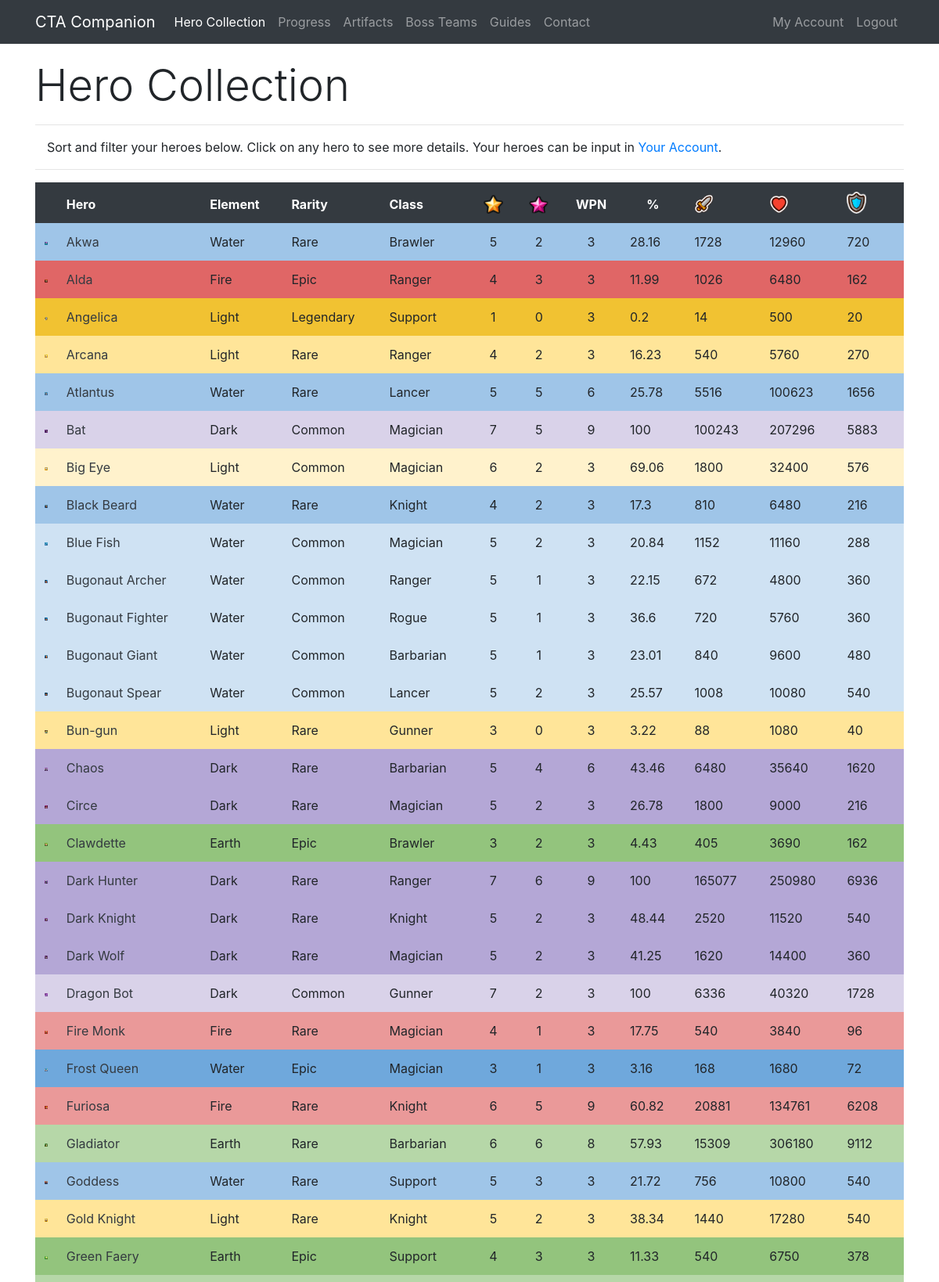
The app's page /collection/Cayumi (signed in, upper part) with its own data.
### app/models.py (models this page shows, shortened)
class Hero(db.Model):
    id = db.Column(db.Integer, primary_key=True)
    level = db.Column(db.Integer, index=True)
    awaken = db.Column(db.Integer, index=True)
    wpn = db.Column(db.Integer, index=True)
    medals = db.Column(db.Integer, index=True)
    runedAtk = db.Column(db.Integer, index=True)
    runedHp = db.Column(db.Integer, index=True)
    runedDef = db.Column(db.Integer, index=True)
    runedAps = db.Column(db.Integer, index=True)
    runedCrit = db.Column(db.Integer, index=True)
    runedCritDmg = db.Column(db.Integer, index=True)
    user_id = db.Column(db.Integer, db.ForeignKey('user.id'))
    base_id = db.Column(db.Integer, db.ForeignKey('base.id'))
    def atk(self):
        runedAttack = self.runedAtk
        base = self.baseStats.atk
        level = self.level
        awaken = self.awaken
        atk = int(base * (2 ** (level - 1)) * (1.5 ** awaken))
        runedAtk = atk + (atk * (runedAttack / 100))
        return int(runedAtk)
    def hp(self):
        runedHP = self.runedHp
        base = self.baseStats.hp
        level = self.level
        awaken = self.awaken
        hp = int(base * (2 ** (level - 1)) * (1.5 ** awaken))
        runedHP = hp + (hp * (runedHP / 100))
        return int(runedHP)
    def defense(self):
        runedDef = self.runedDef
        base = self.baseStats.defense
        level = self.level
        awaken = self.awaken
        defense = int(base * (2 ** (level - 1)) * (1.5 ** awaken))
        runedDef = defense + (defense * (runedDef / 100))
        return int(runedDef)
    def progress(self):
        level = self.level
        medals = self.medals
        if level == 0:
            accumulated = 0
            total = accumulated + medals
        elif level == 1:
            accumulated = 10
            total = accumulated + medals
        elif level == 2:
            accumulated = 30
            total = accumulated + medals
        elif level == 3:
            accumulated = 80
            total = accumulated + medals
        elif level == 4:
            accumulated = 280
            total = accumulated + medals
        elif level == 5:
            accumulated = 880
            total = accumulated + medals
        elif level == 6:
            accumulated = 2380
            total = accumulated + medals
        elif level == 7:
            accumulated = 4880
            total = accumulated + medals
        total = (total / 4880) * 100
        if total == 100:
            return int(total)
        return round(total, 2)

class Base(db.Model):
    id = db.Column(db.Integer, primary_key=True)
    name = db.Column(db.String(32), index=True, unique=True)
    nameSafe = db.Column(db.String(32), index=True, unique=True)
    job = db.Column(db.String(16), index=True)
    rarity = db.Column(db.String(16), index=True)
    element = db.Column(db.String(16), index=True)
    gender = db.Column(db.String(16), index=True)
    crusher = db.Column(db.Integer, index=True)
    fly = db.Column(db.Integer, index=True)
    blitz = db.Column(db.Integer, index=True)
    atk = db.Column(db.Integer, index=True)
    hp = db.Column(db.Integer, index=True)
    defense = db.Column(db.Integer, index=True)
    crit = db.Column(db.Integer, index=True)
    critDmg = db.Column(db.Integer, index=True)
    movespeed = db.Column(db.Integer, index=True)
    aps = db.Column(db.Integer, index=True)
    arange = db.Column(db.Integer, index=True)
    resistance = db.Column(db.Integer, index=True)
    frenzy = db.Column(db.Integer, index=True)
    dodge = db.Column(db.Integer, index=True)
    stun = db.Column(db.Integer, index=True)
    stunTime = db.Column(db.Integer, index=True)
    aoe = db.Column(db.Integer, index=True)
    ult = db.Column(db.Integer, index=True)
    kshp = db.Column(db.Integer, index=True)
    gold = db.Column(db.Integer, index=True)
    freeze = db.Column(db.Integer, index=True)
    freezeTime = db.Column(db.Integer, index=True)
    freezeDmg = db.Column(db.Integer, index=True)
    burn = db.Column(db.Integer, index=True)
    burnTime = db.Column(db.Integer, index=True)
    burnDmg = db.Column(db.Integer, index=True)
    poison = db.Column(db.Integer, index=True)
    poisonTime = db.Column(db.Integer, index=True)
    poisonDmg = db.Column(db.Integer, index=True)
    sp2 = db.Column(db.Integer, index=True)
    sp2num = db.Column(db.Integer, index=True)
    buffElement = db.Column(db.String(16), index=True)
    buffType = db.Column(db.Integer, index=True)
    buffStat = db.Column(db.String(16), index=True)
    buff = db.Column(db.Integer, index=True)
    heroes = db.relationship('Hero', backref='baseStats', lazy='dynamic')

### app/routes.py (the view)
@app.route('/collection/<username>')
@login_required
def collection(username):
    user = User.query.filter_by(username=username).first_or_404()
    heroes = Hero.query.filter_by(player=user)
    heroactive = 1
    return render_template('collection.html', user=user, heroes=heroes, title='Hero Collection', heroactive=heroactive)

### app/models.py (called while the page is built)
@login.user_loader
def load_user(id):
    return User.query.get(int(id))

### app/templates/collection.html (shortened to what this page needs)
{% extends "base.html" %}
{% block content %}
 <div class="row pt-3">
    <div class="col-lg-12">
      <h1 class="display-4">Hero Collection</h1>
      <hr>
      <p class="instructions">Sort and filter your heroes below. Click on any hero to see more details. Your heroes can be input in <a href="{{ url_for('account', username=current_user.username) }}">Your Account</a>.</p>
        <hr>
    </div>
 </div>
  <div class="row">
    <div class="col-lg-12">
<table id="ctac" class="table table-borderless" style="width:100%">
        <thead class="thead-dark">
            <tr>
                <th data-priority="1">&nbsp;</th>
                <th data-priority="2">Hero</th>
                <th data-priority="12">Element</th>
                <th data-priority="11">Rarity</th>
                <th data-priority="10">Class</th>
                <th data-priority="3" class="text-center"><img src="{{ url_for('static', filename='star.png') }}" width="25" alt="Star Level"></th>
                <th data-priority="4" class="text-center"><img src="{{ url_for('static', filename='awaken.png') }}" width="25" alt="Awaken"></th>
                <th data-priority="5" class="text-center">WPN</th>
                <th data-priority="6" class="text-center">%</th>
                <th data-priority="7"><img src="{{ url_for('static', filename='atk.png') }}" width="25" alt="Attack"></th>
                <th data-priority="8"><img src="{{ url_for('static', filename='hp.png') }}" width="25" alt="HP"></th>
                <th data-priority="9"><img src="{{ url_for('static', filename='def.png') }}" width="25" alt="Defense"></th>
            </tr>
        </thead>
        <tbody>
        {% for i in heroes %}
        {% if i.level > 0 %}
        <tr>
            <td class="{{i.baseStats.element}}{{i.baseStats.rarity}}" width="25"><img class="img-fluid" src="/static/{{i.baseStats.nameSafe}}.png" alt="{{i.baseStats.name}}"></td>
            <td class="{{i.baseStats.element}}{{i.baseStats.rarity}}"><a class="text-dark" href="{{ url_for('hero', heroid=i.id) }}">{{ i.baseStats.name }}</a></td>
            <td class="{{i.baseStats.element}}{{i.baseStats.rarity}}">{{ i.baseStats.element }}</td>
            <td class="{{i.baseStats.element}}{{i.baseStats.rarity}}">{{ i.baseStats.rarity }}</td>
            <td class="{{i.baseStats.element}}{{i.baseStats.rarity}}">{{ i.baseStats.job }}</td>
            <td class="text-center {{i.baseStats.element}}{{i.baseStats.rarity}}">{{ i.level }}</td>
            <td class="text-center {{i.baseStats.element}}{{i.baseStats.rarity}}">{{ i.awaken }}</td>
            <td class="text-center {{i.baseStats.element}}{{i.baseStats.rarity}}">{{ i.wpn }}</td>
            <td class="text center {{i.baseStats.element}}{{i.baseStats.rarity}}">{{ i.progress() }}</td>
            <td class="{{i.baseStats.element}}{{i.baseStats.rarity}}">{{ i.atk() }}</td>
            <td class="{{i.baseStats.element}}{{i.baseStats.rarity}}">{{ i.hp() }}</td>
            <td class="{{i.baseStats.element}}{{i.baseStats.rarity}}">{{ i.defense() }}</td>
        </tr>
        {% endif %}
        {% endfor %}
        </tbody>
</table>
    </div>
  </div>
<hr><br><br>
{% endblock %}

### app/static/style.css (style rules this page uses)
.WaterCommon { background-color: #CFE2F3; padding: 8px; }
.WaterRare { background-color: #9FC5E8; padding: 8px; }
.WaterEpic { background-color: #6FA8DC; padding: 8px; }
.FireRare { background-color: #EA9999; padding: 8px; }
.FireEpic { background-color: #E06666; padding: 8px; }
.EarthRare { background-color: #B6D7A8; padding: 8px; }
.EarthEpic { background-color: #93C47D; padding: 8px; }
.LightCommon { background-color: #FFF2CC; padding: 8px; }
.LightRare { background-color: #FFE599; padding: 8px; }
.LightLegendary { background-color: #F1C232; padding: 8px; }
.DarkCommon { background-color: #D9D2E9; padding: 8px; }
.DarkRare { background-color: #B4A7D6; padding: 8px; }
.instructions { padding-left: 15px; }

### app/templates/base.html (style rules this page uses)
html { position: relative; min-height: 100%; }
body { margin-bottom: 40px; }

### records on screen
Hero: baseStats.nameSafe (picture), baseStats.name "Akwa", baseStats.element "Water", baseStats.rarity "Rare", baseStats.job "Brawler", level "5", awaken "2", wpn "3", progress "28.16", atk "1728", hp "12960", defense "720"
Hero: baseStats.nameSafe (picture), baseStats.name "Alda", baseStats.element "Fire", baseStats.rarity "Epic", baseStats.job "Ranger", level "4", awaken "3", wpn "3", progress "11.99", atk "1026", hp "6480", defense "162"
Hero: baseStats.nameSafe (picture), baseStats.name "Angelica", baseStats.element "Light", baseStats.rarity "Legendary", baseStats.job "Support", level "1", awaken "0", wpn "3", progress "0.2", atk "14", hp "500", defense "20"
Hero: baseStats.nameSafe (picture), baseStats.name "Arcana", baseStats.element "Light", baseStats.rarity "Rare", baseStats.job "Ranger", level "4", awaken "2", wpn "3", progress "16.23", atk "540", hp "5760", defense "270"
Hero: baseStats.nameSafe (picture), baseStats.name "Atlantus", baseStats.element "Water", baseStats.rarity "Rare", baseStats.job "Lancer", level "5", awaken "5", wpn "6", progress "25.78", atk "5516", hp "100623", defense "1656"
Hero: shows a picture, baseStats.name "Bat", baseStats.element "Dark", baseStats.rarity "Common", baseStats.job "Magician", level "7", awaken "5", wpn "9", progress "100", atk "100243", hp "207296", defense "5883"
Hero: baseStats.nameSafe (picture), baseStats.name "Big Eye", baseStats.element "Light", baseStats.rarity "Common", baseStats.job "Magician", level "6", awaken "2", wpn "3", progress "69.06", atk "1800", hp "32400", defense "576"
Hero: baseStats.nameSafe (picture), baseStats.name "Black Beard", baseStats.element "Water", baseStats.rarity "Rare", baseStats.job "Knight", level "4", awaken "2", wpn "3", progress "17.3", atk "810", hp "6480", defense "216"
Hero: baseStats.nameSafe (picture), baseStats.name "Blue Fish", baseStats.element "Water", baseStats.rarity "Common", baseStats.job "Magician", level "5", awaken "2", wpn "3", progress "20.84", atk "1152", hp "11160", defense "288"
Hero: baseStats.nameSafe (picture), baseStats.name "Bugonaut Archer", baseStats.element "Water", baseStats.rarity "Common", baseStats.job "Ranger", level "5", awaken "1", wpn "3", progress "22.15", atk "672", hp "4800", defense "360"
Hero: baseStats.nameSafe (picture), baseStats.name "Bugonaut Fighter", baseStats.element "Water", baseStats.rarity "Common", baseStats.job "Rogue", level "5", awaken "1", wpn "3", progress "36.6", atk "720", hp "5760", defense "360"
Hero: baseStats.nameSafe (picture), baseStats.name "Bugonaut Giant", baseStats.element "Water", baseStats.rarity "Common", baseStats.job "Barbarian", level "5", awaken "1", wpn "3", progress "23.01", atk "840", hp "9600", defense "480"
Hero: baseStats.nameSafe (picture), baseStats.name "Bugonaut Spear", baseStats.element "Water", baseStats.rarity "Common", baseStats.job "Lancer", level "5", awaken "2", wpn "3", progress "25.57", atk "1008", hp "10080", defense "540"
Hero: baseStats.nameSafe (picture), baseStats.name "Bun-gun", baseStats.element "Light", baseStats.rarity "Rare", baseStats.job "Gunner", level "3", awaken "0", wpn "3", progress "3.22", atk "88", hp "1080", defense "40"
Hero: baseStats.nameSafe (picture), baseStats.name "Chaos", baseStats.element "Dark", baseStats.rarity "Rare", baseStats.job "Barbarian", level "5", awaken "4", wpn "6", progress "43.46", atk "6480", hp "35640", defense "1620"
Hero: baseStats.nameSafe (picture), baseStats.name "Circe", baseStats.element "Dark", baseStats.rarity "Rare", baseStats.job "Magician", level "5", awaken "2", wpn "3", progress "26.78", atk "1800", hp "9000", defense "216"
Hero: baseStats.nameSafe (picture), baseStats.name "Clawdette", baseStats.element "Earth", baseStats.rarity "Epic", baseStats.job "Brawler", level "3", awaken "2", wpn "3", progress "4.43", atk "405", hp "3690", defense "162"
Hero: baseStats.nameSafe (picture), baseStats.name "Dark Hunter", baseStats.element "Dark", baseStats.rarity "Rare", baseStats.job "Ranger", level "7", awaken "6", wpn "9", progress "100", atk "165077", hp "250980", defense "6936"
Hero: baseStats.nameSafe (picture), baseStats.name "Dark Knight", baseStats.element "Dark", baseStats.rarity "Rare", baseStats.job "Knight", level "5", awaken "2", wpn "3", progress "48.44", atk "2520", hp "11520", defense "540"
Hero: baseStats.nameSafe (picture), baseStats.name "Dark Wolf", baseStats.element "Dark", baseStats.rarity "Rare", baseStats.job "Magician", level "5", awaken "2", wpn "3", progress "41.25", atk "1620", hp "14400", defense "360"
Hero: baseStats.nameSafe (picture), baseStats.name "Dragon Bot", baseStats.element "Dark", baseStats.rarity "Common", baseStats.job "Gunner", level "7", awaken "2", wpn "3", progress "100", atk "6336", hp "40320", defense "1728"
Hero: baseStats.nameSafe (picture), baseStats.name "Fire Monk", baseStats.element "Fire", baseStats.rarity "Rare", baseStats.job "Magician", level "4", awaken "1", wpn "3", progress "17.75", atk "540", hp "3840", defense "96"
Hero: baseStats.nameSafe (picture), baseStats.name "Frost Queen", baseStats.element "Water", baseStats.rarity "Epic", baseStats.job "Magician", level "3", awaken "1", wpn "3", progress "3.16", atk "168", hp "1680", defense "72"
Hero: baseStats.nameSafe (picture), baseStats.name "Furiosa", baseStats.element "Fire", baseStats.rarity "Rare", baseStats.job "Knight", level "6", awaken "5", wpn "9", progress "60.82", atk "20881", hp "134761", defense "6208"
Hero: baseStats.nameSafe (picture), baseStats.name "Gladiator", baseStats.element "Earth", baseStats.rarity "Rare", baseStats.job "Barbarian", level "6", awaken "6", wpn "8", progress "57.93", atk "15309", hp "306180", defense "9112"
Hero: baseStats.nameSafe (picture), baseStats.name "Goddess", baseStats.element "Water", baseStats.rarity "Rare", baseStats.job "Support", level "5", awaken "3", wpn "3", progress "21.72", atk "756", hp "10800", defense "540"
Hero: baseStats.nameSafe (picture), baseStats.name "Gold Knight", baseStats.element "Light", baseStats.rarity "Rare", baseStats.job "Knight", level "5", awaken "2", wpn "3", progress "38.34", atk "1440", hp "17280", defense "540"
Hero: baseStats.nameSafe (picture), baseStats.name "Green Faery", baseStats.element "Earth", baseStats.rarity "Epic", baseStats.job "Support", level "4", awaken "3", wpn "3", progress "11.33", atk "540", hp "6750", defense "378"
